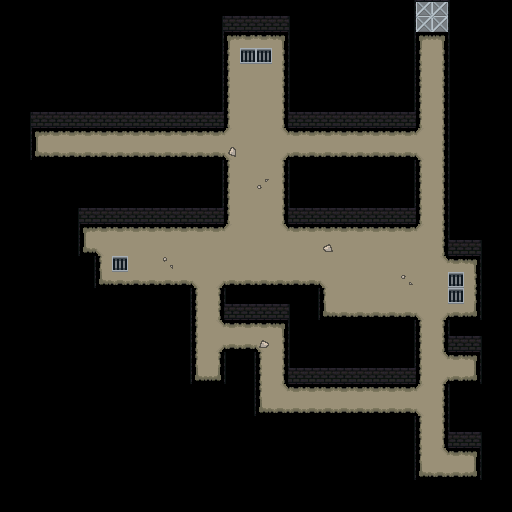

A level layout from a 2D game, rendered from its tile map. Below: a short description, then the map file with tile-grid data replaced by summaries:
An orthogonal 32x32 tile map with 16x16 px tiles, 2 tile layers (main, over), 1 hidden layer not drawn, 2 tilesets and 24 objects.

<map version="1.10" tiledversion="1.10.2" orientation="orthogonal" renderorder="right-down" width="32" height="32" tilewidth="16" tileheight="16" infinite="0" nextlayerid="8" nextobjectid="36">
 <properties>
  <property name="bullets" type="int" value="4" />
  <property name="guard_fishes" type="int" value="2" />
  <property name="normal_fishes" type="int" value="6" />
  <property name="player_start_pos" value="[26,2]" />
 </properties>
 <tileset firstgid="1" source="map.tsx" />
 <tileset firstgid="229" source="collision.tsx" />
 <layer id="1" name="main" width="32" height="32">
  <data>[1024 cells, 453 non-empty, 18 distinct tile ids]</data>
 </layer>
 <layer id="5" name="over" width="32" height="32">
  <data>[1024 cells, 11 non-empty, 3 distinct tile ids]</data>
 </layer>
 <objectgroup id="3" name="guard_walk_positions">
  <object id="8" x="44.25" y="147.5">
   <point />
  </object>
  <object id="9" x="248" y="55.0909">
   <point />
  </object>
  <object id="10" x="262" y="185.667">
   <point />
  </object>
  <object id="11" x="121.5" y="261">
   <point />
  </object>
  <object id="12" x="360" y="264">
   <point />
  </object>
  <object id="13" x="438" y="456.75">
   <point />
  </object>
  <object id="15" x="410" y="296">
   <point />
  </object>
  <object id="16" x="262.5" y="261">
   <point />
  </object>
  <object id="35" x="211.5" y="357">
   <point />
  </object>
 </objectgroup>
 <objectgroup id="4" name="walk_positions">
  <object id="19" x="470" y="296.333">
   <point />
  </object>
  <object id="20" x="468.333" y="370.333">
   <point />
  </object>
  <object id="21" x="469" y="468.667">
   <point />
  </object>
  <object id="22" x="269" y="401.333">
   <point />
  </object>
  <object id="23" x="201" y="370.333">
   <point />
  </object>
  <object id="24" x="275.333" y="332.333">
   <point />
  </object>
  <object id="25" x="104.667" y="251">
   <point />
  </object>
  <object id="26" x="55.5" y="147">
   <point />
  </object>
  <object id="27" x="265.75" y="58.25">
   <point />
  </object>
  <object id="29" x="261" y="138.75">
   <point />
  </object>
  <object id="30" x="248.727" y="250.182">
   <point />
  </object>
  <object id="31" x="360" y="283.333">
   <point />
  </object>
  <object id="32" x="175.333" y="262.667">
   <point />
  </object>
  <object id="33" x="426" y="290.667">
   <point />
  </object>
  <object id="34" x="245.333" y="104.333">
   <point />
  </object>
 </objectgroup>
 <layer id="2" name="collision" width="32" height="32" visible="0">
  <data>[1024 cells, 1024 non-empty, 2 distinct tile ids]</data>
 </layer>
</map>
